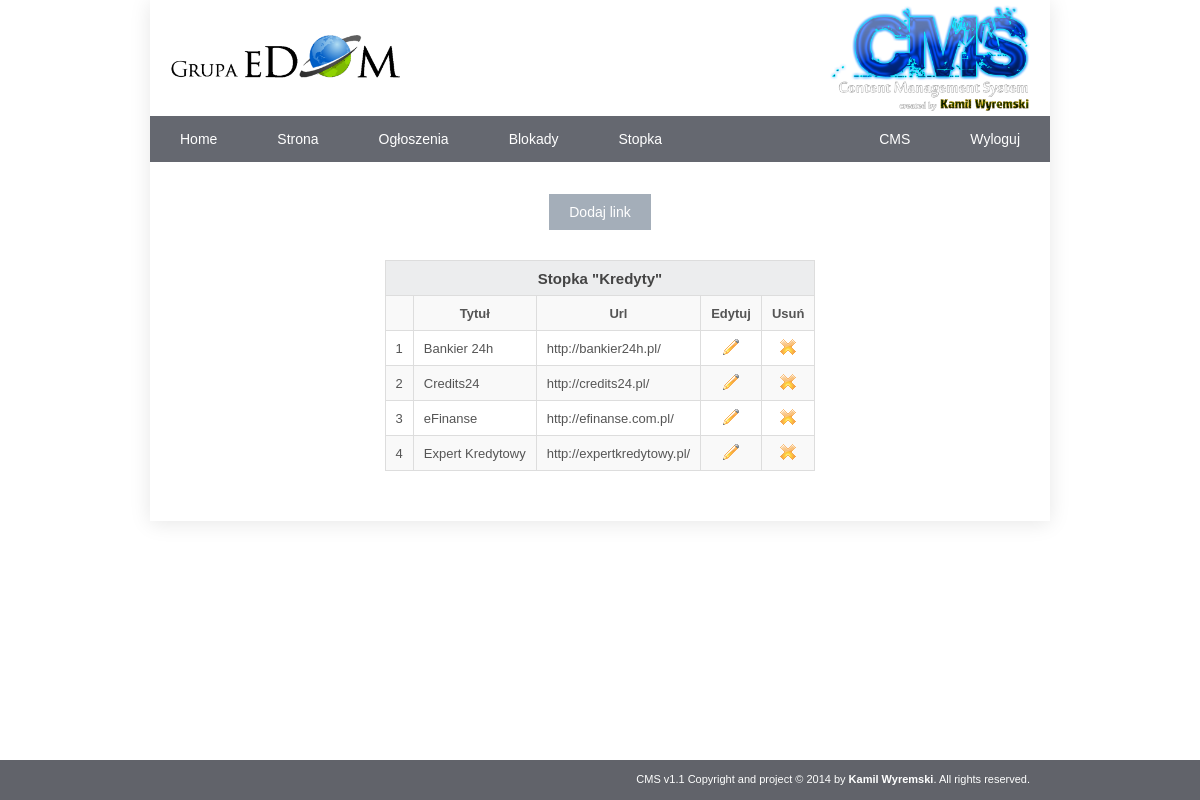
/strona/cms/index.php?stopka&kredyty (signed in), run on the app's committed database.
### tables this page shows
CREATE TABLE IF NOT EXISTS `footer` (
  `id` int(11) NOT NULL AUTO_INCREMENT,
  `type` int(11) DEFAULT NULL,
  `title` varchar(256) DEFAULT NULL,
  `url` varchar(256) DEFAULT NULL,
  PRIMARY KEY (`id`)
);

### strona/cms/index.php (called while the page is built, shortened)
<?php
 require_once('../lib/Smarty.class.php');
 $smarty = new Smarty();
 $smarty->template_dir = 'views';
 $smarty->compile_dir = 'tmp';
 $smarty->cache_dir = 'cache';
 $strona = 'index';
 if(isset($_SESSION['user_cms']) and isset($_SESSION['user_cms_p'])){
	$usern = mysql_query('select * from cms where login="'.$_SESSION['user_cms'].'" and password="'.$_SESSION['user_cms_p'].'"');
	while($dane = mysql_fetch_array($usern)){$user= $dane;}
	if(isset($user)){
		$smarty->assign("user", $user);
		if (isset($_GET['strona'])){
			if (isset($_POST['price']) and isset($_POST['max_0']) and isset($_POST['max_1'])){
				mysql_query('update settings set price="'.$_POST['price'].'", ads_0="'.$_POST['max_0'].'", ads_1="'.$_POST['max_1'].'" where id="1"');
			}
			$smarty->assign("serwer", $_SERVER['HTTP_HOST']);
			$se0 = mysql_query('select * from settings');
			while($dane = mysql_fetch_array($se0)){$settings = $dane;}
			$smarty->assign("settings", $settings);
			$strona = 'strona';
		}else if (isset($_GET['stopka'])){
			if (isset($_GET['seokatalogi'])){
				$foo = "0"; $smarty->assign("foo_nazwa", "Seokatalogi"); $smarty->assign("foo_type", 0);
			}else if (isset($_GET['kredyty'])){
				$foo = "1"; $smarty->assign("foo_nazwa", "Kredyty");$smarty->assign("foo_type", 1);
			}else if (isset($_GET['rozrywka'])){
				$foo = "2"; $smarty->assign("foo_nazwa", "Rozrywka");$smarty->assign("foo_type", 2);
			}else if (isset($_GET['bazy'])){
				$foo = "3"; $smarty->assign("foo_nazwa", "Bazy noclegowe");$smarty->assign("foo_type", 3);
			}else{
				$foo = "4"; $smarty->assign("foo_nazwa", "Inne");$smarty->assign("foo_type", 4);
			}
			$fo = mysql_query('select * from footer where type="'.$foo.'"');
			while($dane = mysql_fetch_array($fo)){$footer[] = $dane;}
			if (isset($footer)){
				$smarty->assign("footer", $footer);
			}
			$strona = 'stopka';
		}else if (isset($_GET['cms'])){
			$smarty->assign("login", $_SESSION['user_cms']);
			$smarty->assign("password", $_SESSION['user_cms_p']);
			$strona = 'cms';
		}else {
			$strona = 'home';
		}
	}else{
		unset($_SESSION['user_cms']);
	}
}
 $smarty->assign('strona',$strona);
 $smarty->display('index.tpl');
?>

### strona/lib/plugins/function.counter.php (called while the page is built, shortened)
<?php
function smarty_function_counter($params, &$smarty)
{
    static $counters = array();
    $name = (isset($params['name'])) ? $params['name'] : 'default';
    if (!isset($counters[$name])) {
        $counters[$name] = array(
            'start'=>1,
            'skip'=>1,
            'direction'=>'up',
            'count'=>1
            );
    }
    $counter =& $counters[$name];
    if (isset($params['print'])) {
        $print = (bool)$params['print'];
    } else {
        $print = empty($counter['assign']);
    }
    if ($print) {
        $retval = $counter['count'];
    } else {
        $retval = null;
    }
    if ($counter['direction'] == "down")
        $counter['count'] -= $counter['skip'];
    else
        $counter['count'] += $counter['skip'];
    return $retval;
}
?>

### strona/cms/tmp/%%D1^D1B^D1BA0D65%%stopka.html.php (the view, shortened to what this page needs)
﻿	<div class="center"><a href="#" class="link_dodaj" id="stopka_link">Dodaj link</a></div>
	<?php if ($this->_tpl_vars['footer']): ?>
	<table id="stopka_table">
		<tr>
			<td colspan="5">Stopka "<?php echo $this->_tpl_vars['foo_nazwa']; ?>
"</td>
		</tr>
		<tr>
			<td></td><td>Tytuł</td><td>Url</td><td>Edytuj</td><td>Usuń</td>
		</tr>
			<?php unset($this->_sections['footer']);
$this->_sections['footer']['name'] = 'footer';
$this->_sections['footer']['loop'] = is_array($_loop=$this->_tpl_vars['footer']) ? count($_loop) : max(0, (int)$_loop); unset($_loop);
$this->_sections['footer']['show'] = true;
$this->_sections['footer']['max'] = $this->_sections['footer']['loop'];
$this->_sections['footer']['step'] = 1;
$this->_sections['footer']['start'] = $this->_sections['footer']['step'] > 0 ? 0 : $this->_sections['footer']['loop']-1;
if ($this->_sections['footer']['show']) {
    $this->_sections['footer']['total'] = $this->_sections['footer']['loop'];
} else
    $this->_sections['footer']['total'] = 0;
if ($this->_sections['footer']['show']):
            for ($this->_sections['footer']['index'] = $this->_sections['footer']['start'], $this->_sections['footer']['iteration'] = 1;
                 $this->_sections['footer']['iteration'] <= $this->_sections['footer']['total'];
                 $this->_sections['footer']['index'] += $this->_sections['footer']['step'], $this->_sections['footer']['iteration']++):
$this->_sections['footer']['rownum'] = $this->_sections['footer']['iteration'];
$this->_sections['footer']['index_prev'] = $this->_sections['footer']['index'] - $this->_sections['footer']['step'];
$this->_sections['footer']['index_next'] = $this->_sections['footer']['index'] + $this->_sections['footer']['step'];
$this->_sections['footer']['first']      = ($this->_sections['footer']['iteration'] == 1);
$this->_sections['footer']['last']       = ($this->_sections['footer']['iteration'] == $this->_sections['footer']['total']);
?>
				<tr>
					<td><?php echo smarty_function_counter(array(), $this);?>
</td>
					<td><?php echo $this->_tpl_vars['footer'][$this->_sections['footer']['index']]['title']; ?>
</a></td>
					<td><?php echo $this->_tpl_vars['footer'][$this->_sections['footer']['index']]['url']; ?>
</td>
					<td><a href="#" data-id="<?php echo $this->_tpl_vars['footer'][$this->_sections['footer']['index']]['id']; ?>
" data-title="<?php echo $this->_tpl_vars['footer'][$this->_sections['footer']['index']]['title']; ?>
" data-url="<?php echo $this->_tpl_vars['footer'][$this->_sections['footer']['index']]['url']; ?>
" class="edytuj_footer_link"><img src="img/pencil.png" alt="Edytuj"/></a></td>
					<td><a href="#" data-id="<?php echo $this->_tpl_vars['footer'][$this->_sections['footer']['index']]['id']; ?>
" data-title="<?php echo $this->_tpl_vars['footer'][$this->_sections['footer']['index']]['title']; ?>
" class="usun_footer"><img src="img/delete.png" alt="Usuń"/></a></td>
				</tr>
			<?php endfor; endif; ?>
	</table>
	<?php else: ?>
	<br><br><h1>Nie dodano jeszcze żadnych linków w kategorii "<?php echo $this->_tpl_vars['foo_nazwa']; ?>
"</h1>
	<?php endif; ?>

### strona/cms/views/css/style.css (style rules this page uses)
* { margin: 0; padding: 0; text-decoration: none; }
body { font-family: 'Ubuntu', sans-serif; min-width:900px; position:relative; }
table { border-collapse: collapse; margin:auto; margin-top:30px; color: #555555; font-size:13px; }
table a { color:black; font-weight:bold; }
table tr { height: 35px; }
table tr:nth-child(2n) { background-color: #f9f9f9; }
table tr td { border: solid 1px #dddddd; padding-left:10px; padding-right:10px; }
table tr:first-child { background-color: #ecedee; text-align:center; color: #444444; font-size:15px; font-weight: bold; }
table tr:nth-child(2) td { font-weight:bold; text-align:center; }
table img { opacity:0.8; }
.center { width:100%; text-align:center; }
.link_dodaj { display:inline-block; padding: 10px 20px; margin-top:10px; background-color: #a4aeb9; color:white; font-size:14px; cursor:pointer; }
#stopka_table tr td:nth-child(4), #stopka_table tr td:nth-child(5) { text-align:center; width:20px; }

### data on the page
footer: this "1", title "Bankier 24h", url "http://bankier24h.pl/"
footer: this "2", title "Credits24", url "http://credits24.pl/"
footer: this "3", title "eFinanse", url "http://efinanse.com.pl/"
footer: this "4", title "Expert Kredytowy", url "http://expertkredytowy.pl/"

### other printed values
$this->_tpl_vars['foo_nazwa'] "Kredyty"
